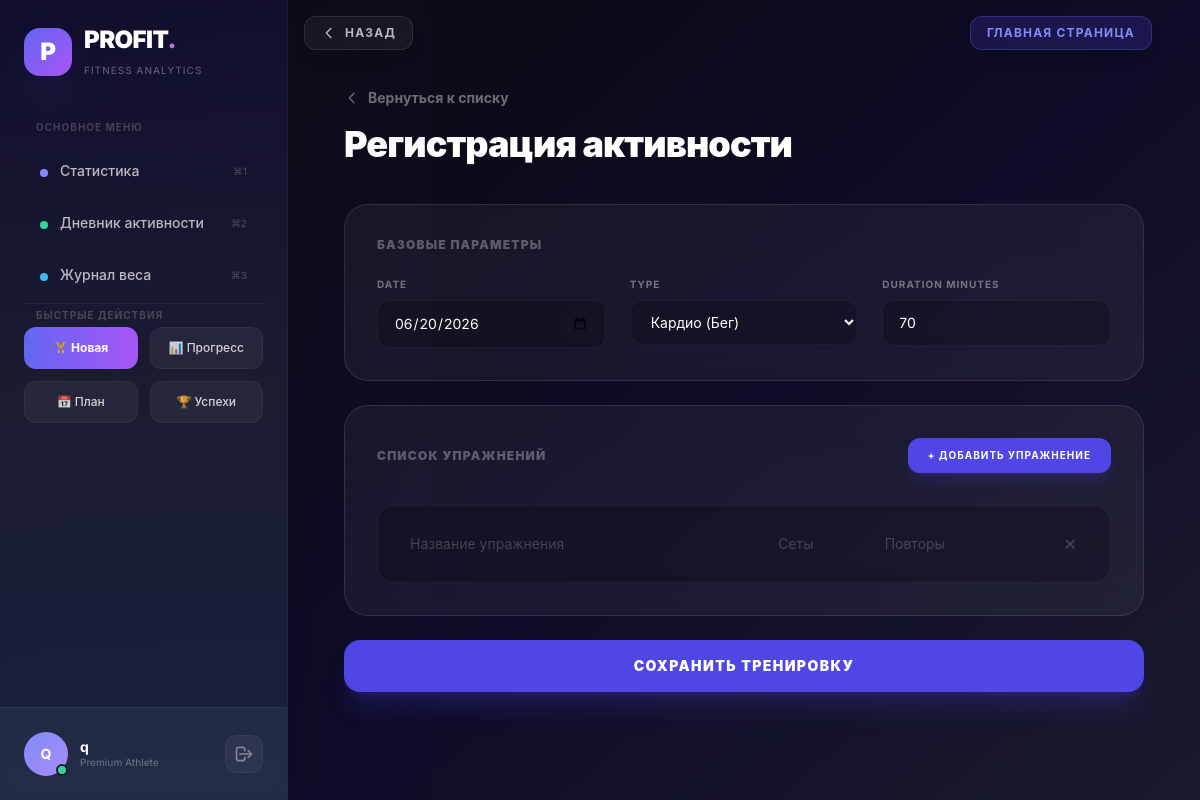
/workouts/5/edit/ (signed in), run on the app's committed database.
### apps/workouts/models.py (models this page shows)
class Workout(models.Model):
    user = models.ForeignKey(User, on_delete=models.CASCADE, related_name='workouts')
    date = models.DateField()
    type = models.ForeignKey(WorkoutType, on_delete=models.PROTECT)
    duration_minutes = models.PositiveIntegerField()
    calories_burned = models.FloatField()
    class Meta:
        verbose_name = 'Тренировка'
        verbose_name_plural = 'Тренировки'
        ordering = ['-date']

### apps/workouts/views.py (the view, shortened to what this page needs)
# urls.py: path('<int:pk>/edit/', UpdateWorkoutView.as_view(), name='workout_edit'),
class UpdateWorkoutView(LoginRequiredMixin, View):
    def get(self, request, pk):
        workout = get_object_or_404(Workout, pk=pk, user=request.user)
        form = WorkoutForm(instance=workout)
        exercises = workout.exercises.all()
        return render(request, 'workouts/workout_form.html', {
            'form': form,
            'workout': workout,
            'exercises': exercises,
            'is_edit': True
        })

### apps/workouts/forms.py
class WorkoutForm(TailwindFormMixin, forms.ModelForm):
    class Meta:
        model = Workout
        fields = ['date', 'type', 'duration_minutes']
        widgets = {
            'date': forms.DateInput(
                format='%Y-%m-%d',
                attrs={
                    'type': 'date',
                    'class': 'w-full px-4 py-3 bg-slate-50 border border-slate-200 rounded-xl'
                }
            ),
            'type': forms.Select(attrs={'class': 'w-full px-4 py-3 bg-slate-50 border border-slate-200 rounded-xl'}),
            'duration_minutes': forms.NumberInput(attrs={'placeholder': 'Мин', 'class': 'w-full px-4 py-3 bg-slate-50 border border-slate-200 rounded-xl'}),
        }

### apps/workouts/models.py (called while the page is built)
    def __str__(self):
        return self.name

### templates/workouts/workout_form.html (shortened to what this page needs)
{% extends 'base.html' %}
{% block content %}
<div class="max-w-5xl mx-auto py-12 px-4">
    <div class="mb-10">
        <a href="{% url 'workouts:workout_list' %}" class="inline-flex items-center gap-2 text-sm font-bold text-white/40 hover:text-indigo-400 transition mb-4">
            <svg class="w-4 h-4" fill="none" stroke="currentColor" viewBox="0 0 24 24"><path stroke-linecap="round" stroke-linejoin="round" stroke-width="2" d="M15 19l-7-7 7-7"/></svg>
            Вернуться к списку
        </a>
        <h2 class="text-4xl font-black text-white tracking-tight">Регистрация активности</h2>
    </div>
    <form method="post" class="space-y-6">
        <div class="bg-white/5 backdrop-blur-xl p-8 rounded-3xl border border-white/10">
            <h3 class="text-xs font-black text-white/30 uppercase tracking-widest mb-6">Базовые параметры</h3>
            <div class="grid grid-cols-1 md:grid-cols-3 gap-6">
                {% for field in form %}
                <div>
                    <label class="block text-[10px] font-bold text-white/40 uppercase tracking-widest mb-2">{{ field.label }}</label>
                    <div class="w-full bg-black/20 border border-white/5 rounded-xl focus-within:border-indigo-500/50 transition-all">
                        {{ field }}
                    </div>
                </div>
                {% endfor %}
            </div>
        </div>
        <div class="bg-white/5 backdrop-blur-xl p-8 rounded-3xl border border-white/10">
            <div class="flex items-center justify-between mb-8">
                <h3 class="text-xs font-black text-white/30 uppercase tracking-widest">Список упражнений</h3>
                <button type="button" id="btnAddRow" class="text-[10px] font-bold bg-indigo-600 hover:bg-indigo-500 text-white px-5 py-2.5 rounded-xl transition uppercase tracking-widest shadow-lg shadow-indigo-600/20">
                    + Добавить упражнение
                </button>
            </div>
            <div id="exerciseRows" class="space-y-3">
                <div class="grid grid-cols-12 gap-3 exercise-row group bg-black/20 p-4 rounded-2xl border border-white/5">
                    <div class="col-span-12 md:col-span-6">
                        <input type="text" name="ex_name[]" placeholder="Название упражнения" class="w-full bg-transparent outline-none text-sm text-white placeholder:text-white/20 px-2">
                    </div>
                    <div class="col-span-4 md:col-span-2">
                        <input type="number" name="ex_sets[]" placeholder="Сеты" class="w-full bg-transparent outline-none text-sm text-white placeholder:text-white/20 text-center">
                    </div>
                    <div class="col-span-4 md:col-span-2">
                        <input type="number" name="ex_reps[]" placeholder="Повторы" class="w-full bg-transparent outline-none text-sm text-white placeholder:text-white/20 text-center">
                    </div>
                    <div class="col-span-3 md:col-span-1">
                        <input type="number" step="0.5" name="ex_weight[]" placeholder="Вес" class="w-full bg-transparent outline-none text-sm text-white placeholder:text-white/20 text-center">
                    </div>
                    <div class="col-span-1 flex justify-center items-center">
                        <button type="button" onclick="removeRow(this)" class="text-white/20 hover:text-rose-400 transition">✕</button>
                    </div>
                </div>
            </div>
        </div>
        <button type="submit" class="w-full py-4 bg-indigo-600 hover:bg-indigo-500 text-white font-black rounded-2xl shadow-xl shadow-indigo-600/20 transition-all uppercase tracking-widest text-sm">
            Сохранить тренировку
        </button>
    </form>
</div>
{% endblock %}

### templates/base.html (shortened to what this page needs)
<!DOCTYPE html>
<html lang="ru">
<head>
    <script src="https://cdn.tailwindcss.com"></script>
</head>
<body class="bg-[#0a0a0f]">
    <div class="fixed top-0 left-0 w-full p-4 z-50 flex justify-between items-center pointer-events-none ml-72 max-w-[calc(100%-18rem)]">
        <button onclick="history.back()" class="pointer-events-auto flex items-center gap-2 px-4 py-2 bg-white/5 backdrop-blur-md border border-white/10 rounded-xl text-white/70 hover:text-white hover:bg-white/10 transition-all text-xs font-bold uppercase tracking-widest shadow-lg">
            <svg class="w-4 h-4" fill="none" stroke="currentColor" viewBox="0 0 24 24"><path stroke-linecap="round" stroke-linejoin="round" stroke-width="2" d="M15 19l-7-7 7-7"/></svg>
            Назад
        </button>
        <a href="{% url 'home' %}" class="pointer-events-auto px-4 py-2 bg-indigo-600/20 backdrop-blur-md border border-indigo-500/30 rounded-xl text-indigo-400 hover:text-white hover:bg-indigo-600 transition-all text-xs font-bold uppercase tracking-widest shadow-lg mr-8">
            Главная страница
        </a>
    </div>
    <aside class="fixed inset-y-0 left-0 w-72 bg-gradient-to-b from-[#0f0c29] via-[#1a1a2e] to-[#16213e] border-r border-white/5 shadow-2xl z-40 flex flex-col sidebar-mobile md:translate-x-0">
        <div class="sidebar-glow"></div>
        <div class="p-6 relative">
            <div class="flex items-center gap-3 mb-10">
                <div class="w-12 h-12 rounded-2xl bg-gradient-to-br from-indigo-500 to-purple-500 flex items-center justify-center shadow-2xl shadow-indigo-500/30 relative group">
                    <span class="text-white font-black text-2xl">P</span>
                </div>
                <div>
                    <h1 class="text-2xl font-black tracking-tight text-white">
                        PROFIT<span class="gradient-text">.</span>
                    </h1>
                    <span class="text-[10px] font-medium text-white/30 tracking-widest uppercase">Fitness Analytics</span>
                </div>
            </div>
            {% if user.is_authenticated %}
            <nav class="space-y-1">
                <p class="text-[10px] font-bold text-white/20 uppercase tracking-widest mb-3 pl-3">Основное меню</p>
                <a href="{% url 'analytics:dashboard' %}" class="nav-item flex items-center gap-3 px-4 py-3 rounded-xl text-white/70 hover:text-white transition-all duration-300 group">
                    <div class="relative">
                        <span class="nav-indicator w-2 h-2 rounded-full bg-indigo-400 inline-block group-hover:shadow-indigo-400/50"></span>
                    </div>
                    <span class="font-medium text-sm group-hover:translate-x-1 transition-transform">Статистика</span>
                    <span class="ml-auto text-[10px] text-white/20 font-medium">⌘1</span>
                </a>
                <a href="{% url 'workouts:workout_list' %}" class="nav-item flex items-center gap-3 px-4 py-3 rounded-xl text-white/70 hover:text-white transition-all duration-300 group">
                    <div class="relative">
                        <span class="nav-indicator w-2 h-2 rounded-full bg-emerald-400 inline-block group-hover:shadow-emerald-400/50"></span>
                    </div>
                    <span class="font-medium text-sm group-hover:translate-x-1 transition-transform">Дневник активности</span>
                    <span class="ml-auto text-[10px] text-white/20 font-medium">⌘2</span>
                </a>
                <a href="{% url 'analytics:progress_log' %}" class="nav-item flex items-center gap-3 px-4 py-3 rounded-xl text-white/70 hover:text-white transition-all duration-300 group">
                    <div class="relative">
                        <span class="nav-indicator w-2 h-2 rounded-full bg-sky-400 inline-block group-hover:shadow-sky-400/50"></span>
                    </div>
                    <span class="font-medium text-sm group-hover:translate-x-1 transition-transform">Журнал веса</span>
                    <span class="ml-auto text-[10px] text-white/20 font-medium">⌘3</span>
                </a>
                <div class="h-px bg-white/5 my-6"></div>
                <p class="text-[10px] font-bold text-white/20 uppercase tracking-widest mb-3 pl-3">Быстрые действия</p>
                <div class="grid grid-cols-2 gap-3">
                    <a href="{% url 'workouts:workout_add' %}" class="px-4 py-3 bg-gradient-to-r from-indigo-500 to-purple-500 rounded-xl text-white text-xs font-bold hover:scale-[1.02] transition-transform flex items-center justify-center text-center">🏋️ Новая</a>
                    <a href="{% url 'analytics:progress_log' %}" class="px-4 py-3 bg-white/5 rounded-xl text-white/80 text-xs font-medium hover:bg-white/10 border border-white/5 flex items-center justify-center text-center">📊 Прогресс</a>
                    <a href="{% url 'workouts:schedule' %}" class="px-4 py-3 bg-white/5 rounded-xl text-white/80 text-xs font-medium hover:bg-white/10 border border-white/5 flex items-center justify-center text-center">📅 План</a>
                    <a href="{% url 'analytics:achievements' %}" class="px-4 py-3 bg-white/5 rounded-xl text-white/80 text-xs font-medium hover:bg-white/10 border border-white/5 flex items-center justify-center text-center">🏆 Успехи</a>
                </div>
            </nav>
            {% endif %}
        </div>
        {% if user.is_authenticated %}
        <div class="p-6 border-t border-white/5 bg-white/5 backdrop-blur-sm relative mt-auto">
            <div class="flex items-center justify-between">
                <div class="flex items-center gap-3">
                    <div class="relative">
                        <div class="user-avatar w-11 h-11 rounded-full flex items-center justify-center text-white font-bold text-sm">
                            {{ user.username|slice:":2"|upper }}
                        </div>
                        <span class="online-dot absolute bottom-0 right-0 w-3 h-3 bg-emerald-400 rounded-full border-2 border-[#1a1a2e]"></span>
                    </div>
                    <div>
                        <p class="text-sm font-bold text-white leading-tight">{{ user.username }}</p>
                        <p class="text-[10px] text-white/30 font-medium">Premium Athlete</p>
                    </div>
                </div>
                <form action="{% url 'users:login' %}" method="post">
                    <button type="submit" class="p-2 rounded-xl bg-white/5 hover:bg-rose-500/20 hover:text-rose-400 text-white/40 transition-all duration-300 group border border-white/5 hover:border-rose-500/30" title="Выйти">
                        <svg class="w-5 h-5 group-hover:rotate-12 transition-transform" fill="none" stroke="currentColor" viewBox="0 0 24 24">
                            <path stroke-linecap="round" stroke-linejoin="round" stroke-width="2" d="M17 16l4-4m0 0l-4-4m4 4H7m6 4v1a3 3 0 01-3 3H6a3 3 0 01-3-3V7a3 3 0 013-3h4a3 3 0 013 3v1"/>
                        </svg>
                    </button>
                </form>
            </div>
        </div>
        {% endif %}
    </aside>
    <main class="md:ml-72 min-h-screen bg-gradient-to-br from-[#0a0a0f] via-[#0f0c29] to-[#1a1a2e]">
        <div class="max-w-7xl mx-auto p-6 md:p-10">
            {% block content %}{% endblock %}
        </div>
    </main>
</body>
</html>

### templates/base.html (style rules this page uses)
* { margin: 0; padding: 0; box-sizing: border-box; }
body { font-family: 'Inter', -apple-system, BlinkMacSystemFont, sans-serif; background: #0a0a0f; color: #e2e8f0; -webkit-font-smoothing: antialiased; -moz-osx-font-smoothing: grayscale; }
.nav-item { position: relative; overflow: hidden; }
.nav-item::before { content: ''; position: absolute; inset: 0; background: linear-gradient(135deg, rgba(99, 102, 241, 0.1), rgba(167, 139, 250, 0.05)); opacity: 0; transition: opacity 0.3s ease; border-radius: 12px; }
.nav-indicator { transition: all 0.3s cubic-bezier(0.4, 0, 0.2, 1); }
.user-avatar { background: linear-gradient(135deg, #818cf8, #a78bfa); position: relative; }
.user-avatar::after { content: ''; position: absolute; inset: -2px; border-radius: 50%; padding: 2px; background: linear-gradient(135deg, #818cf8, #a78bfa, #ec4899); -webkit-mask: linear-gradient(#fff 0 0) content-box, linear-gradient(#fff 0 0); mask: linear-gradient(#fff 0 0) content-box, linear-gradient(#fff 0 0); -webkit-mask-composite: xor; mask-composite: exclude; opacity: 0; transition: opacity 0.3s ease; }
.online-dot { animation: pulse-dot 2s ease-in-out infinite; }
.sidebar-glow { position: absolute; top: -50%; right: -50%; width: 200%; height: 200%; background: radial-gradient(circle at 70% 30%, rgba(99, 102, 241, 0.03), transparent 70%); pointer-events: none; }
.gradient-text { background: linear-gradient(135deg, #818cf8, #a78bfa, #ec4899); -webkit-background-clip: text; -webkit-text-fill-color: transparent; background-clip: text; }

### templates/workouts/workout_form.html (style rules this page uses)
input[type="text"], input[type="number"], input[type="date"], select { width: 100%; background: transparent !important; border: none !important; color: white !important; padding: 0.75rem 1rem !important; }

### data on the page
Workout: form "06/20/2026" "Кардио (Бег)" "70"

### other printed values
{{ user.username|slice:":2"|upper }} "Q"
{{ user.username }} "q"
{{ field.label }} "DATE" "TYPE" "DURATION MINUTES"
